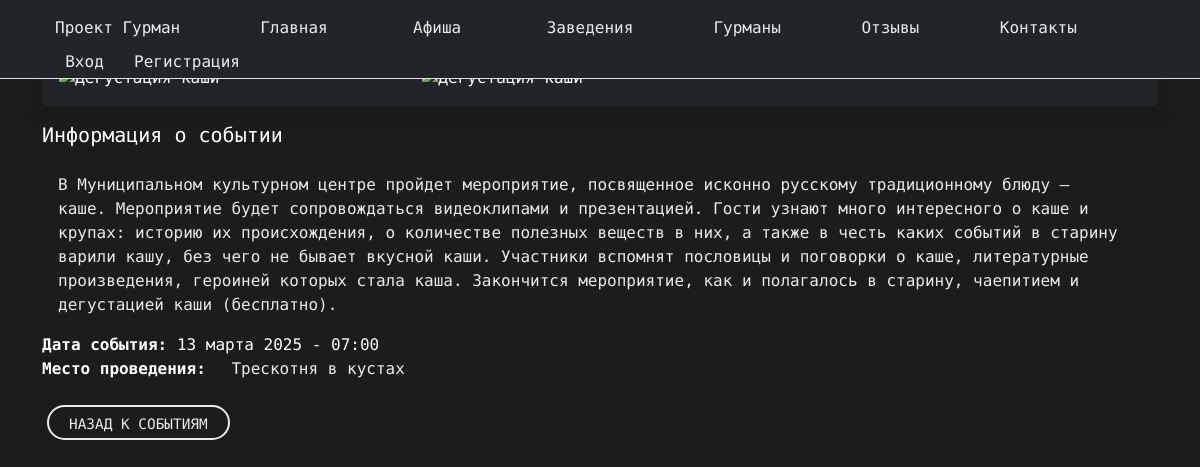
The app's page /event/deg-kasha/ with its own data.
### landing/models.py (models this page shows, shortened)
class Event(models.Model):
    WEEKDAYS = [
        (0, 'Понедельник'),
        (1, 'Вторник'),
        (2, 'Среда'),
        (3, 'Четверг'),
        (4, 'Пятница'),
        (5, 'Суббота'),
        (6, 'Воскресенье'),
    ]
    name = models.CharField(max_length=100)
    description = models.TextField()
    event_date = models.DateTimeField(null=True, blank=True)
    place = models.ForeignKey('Place', on_delete=models.CASCADE, related_name='events')
    owner = models.ForeignKey(
        settings.AUTH_USER_MODEL,
        on_delete=models.CASCADE,
        related_name='events',
        null=True,
        blank=True
    )  # Добавляем поле owner
    is_weekly = models.BooleanField(default=False)
    day_of_week = models.IntegerField(choices=WEEKDAYS, null=True, blank=True)
    slug = models.SlugField(max_length=100, blank=True, unique=True, verbose_name="Слаг")

class Place(models.Model):
    name = models.CharField(max_length=100)
    description = models.TextField()
    place_email = models.EmailField()
    location = models.TextField()
    rating = models.DecimalField(max_digits=3, decimal_places=1, default=0.0)
    phone = models.TextField(max_length=50)
    website = models.URLField(max_length=200, blank=True, null=True)
    owner = models.ForeignKey(
        settings.AUTH_USER_MODEL,
        on_delete=models.SET_NULL,
        null=True,
        blank=True,
        related_name='owned_places'
    )
    slug = models.SlugField(max_length=100, blank=True, unique=True, verbose_name="Слаг")

### landing/views.py (the view)
# urls.py: path('event/<slug:slug>/', views.event, name='event'),
def event(request, slug):
    event_obj= get_object_or_404(Event, slug=slug)
    return render(request, 'events/event.html', context={'event': event_obj})

### templates/events/event.html (shortened to what this page needs)
{% extends 'landing/base.html' %}
{% load static %}
{% block content %}
<div class="container my-4 my-md-5">
  <div class="card bg-dark text-white shadow">
    {% if event.images.exists %}
      <div class="row g-2 p-3">
        {% for image in event.images.all %}
          <div class="col-md-4">
          </div>
        {% endfor %}
      </div>
    {% else %}
      <img src="{% static 'img/default.png' %}"
           class="card-img-top img-fluid"
           alt="{{ event.name }}"
           style="height: 200px; object-fit: contain;">
    {% endif %}
  </div>
  <div class="card-body">
    <h5 class="card-title">Информация о событии</h5>
    <p class="card-text">
      <p class="mt-3 custom-text-color">{{ event.description }}</p>
      <strong>Дата события:</strong> {{ event.event_date|date:"d E Y - H:i" }}<br>
      <strong>Место проведения:</strong>
      <a href="{% url 'place' event.place.slug %}" class="text-decoration-none custom-text-color">
        {{ event.place.name }}
      </a>
    </p>
  </div>
  <div class="mt-4 button_user">
    <a href="{% url 'events' %}" class="custom-button">Назад к событиям</a>
  </div>
</div>
{% endblock %}

### landing/static/css/style.css (style rules this page uses)
body { background-color: #1c1c1c; color: white; font-family: 'LXGW WenKai Mono TC', 'Arial', sans-serif; min-height: 100vh; display: flex; flex-direction: column; }
a { color: #1f1f1f; text-decoration: none !important; outline: none !important; transition: all 0.3s ease-in-out; }
h1, h2, h3, h4, h5, h6 { letter-spacing: 0; font-weight: normal; position: relative; padding: 0 0 10px 0; line-height: normal; color: #111111; margin: 0; }
h5 { font-size: 20px; }
.button_user a { float: left; min-width: 75px; height: 35px; text-align: center; line-height: 35px; position: relative; padding: 0 15px; margin: 0 2px; }
.button_user .custom-button { display: inline-block; min-width: 120px; height: 35px; line-height: 35px; text-align: center; padding: 0 20px; margin: 0 5px; color: #eaeaea; border: 2px solid #eaeaea; border-radius: 25px; transition: all 0.3s ease; text-transform: uppercase; font-size: 0.9rem; }
.custom-text-color { color: #eaeaea; padding-right: 1rem; padding-left: 1rem; }
.card-body { padding-top: 1rem!important; padding-right: 1rem!important; }

### records on screen
Event: description "В Муниципальном культурном центре пройдет мероприятие, посвященное исконно русскому традиционному блюду — каше. Мероприятие будет сопровождаться видеоклипами и презентацией. Гости узнают много интересного о каше и крупах: историю их происхождения, о количестве полезных веществ в них, а также в честь каких событий в старину варили кашу, без чего не бывает вкусной каши. Участники вспомнят пословицы и поговорки о каше, литературные произведения, героиней которых стала каша. Закончится мероприятие, как и полагалось в старину, чаепитием и дегустацией каши (бесплатно).", event_date "13 марта 2025 - 07:00", place.name "Трескотня в кустах"
